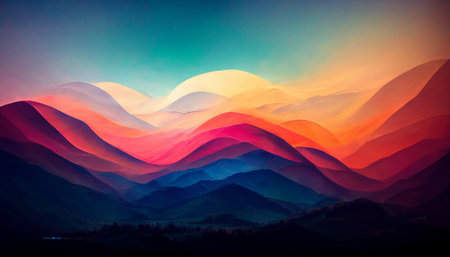
#> input picture Module01/ex05/landscape.jpg, 450 x 257 px
$ python pimp_image.py
#> lines starting #> are read from the running program, lines starting #| are printed output that depends on the picture
### Module01/ex05/load_image.py
from PIL import Image
from array import array
import numpy as np


def ft_load(path: str):
#> called with path = 'landscape.jpg'
    try:
        img = Image.open(path)
#> img is the input picture: PIL image 450x257 RGB; mean R, G, B 98.7, 79.1, 89.1
        img = np.array(img)
        return (img)
    except FileNotFoundError as msg_err:
        print(msg_err)
    except Image.UnidentifiedImageError as msg_err:
        print(msg_err)
    exit(1)


### Module01/ex05/pimp_image.py
from PIL import Image, ImageEnhance
import matplotlib.pyplot as plt
import matplotlib as mpl
from array import array
import numpy as np
from load_image import ft_load
from PIL import ImageFilter

def ft_blue(path: str):

    img = ft_load(path)
    img[:, :, 0:2] = 0
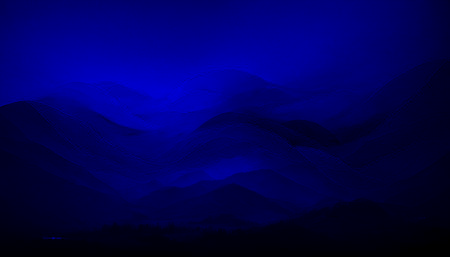
#> img: shape (257, 450, 3); mean R, G, B 0, 0, 89.1
    print(img)
#> (printed output is left out)
    plt.imshow(img)
    plt.show()

def ft_green(path: str):

#> called with path = 'landscape.jpg'
    img = ft_load(path)
    img[:, :, 0] = 0
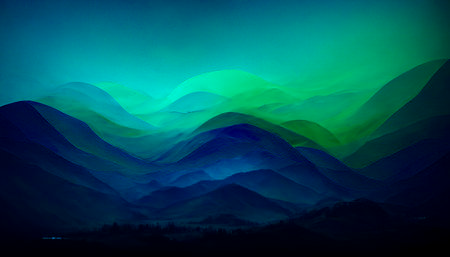
#> img: shape (257, 450, 3); mean R, G, B 0, 79.1, 89.1
    img[:, :, 2] = 0
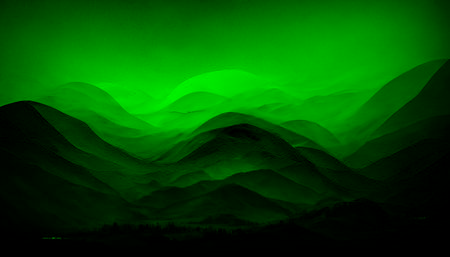
#> img: shape (257, 450, 3); mean R, G, B 0, 79.1, 0
    print(img)
#> (printed output is left out)
    plt.imshow(img)
    plt.show()

def ft_red(path: str):

#> called with path = 'landscape.jpg'
    img = ft_load(path)
    img[:, :, 1] = 0
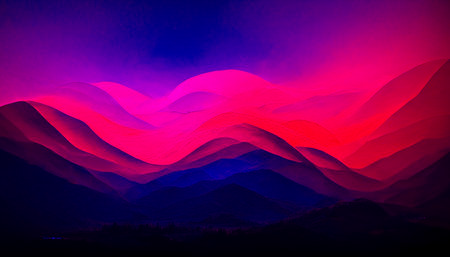
#> img: shape (257, 450, 3); mean R, G, B 98.7, 0, 89.1
    img[:, :, 2] = 0
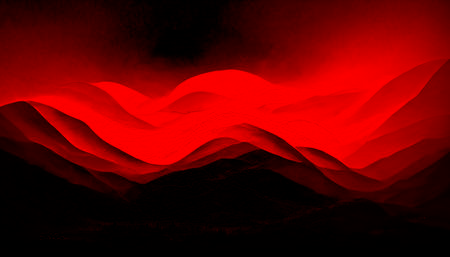
#> img: shape (257, 450, 3); mean R, G, B 98.7, 0, 0
    print(img)
#> (printed output is left out)
    plt.imshow(img)
    plt.show()

def ft_grey(path: str):

#> called with path = 'landscape.jpg'
    img = ft_load(path)
    img = img[:,:,1]
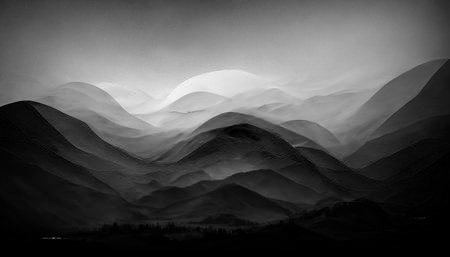
#> img: shape (257, 450); min 0, max 246, mean 79.1
    mpl.style.use("grayscale")
    plt.imshow(img)
    print(img)
#> (printed output is left out)
    plt.show()

def ft_invert(path: str):

#> called with path = 'landscape.jpg'
    img = ft_load(path)
    plt.imshow(img[::-1])
    print(img)
#> (printed output is left out)
    plt.show()
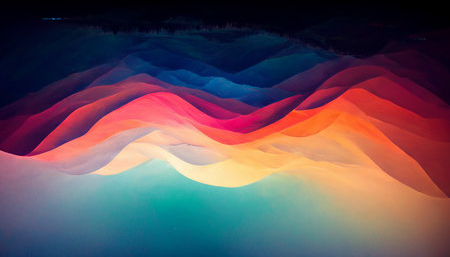
#> shown: shape (257, 450, 3); mean R, G, B 98.7, 79.1, 89.1

if __name__ == '__main__':

    ft_blue("landscape.jpg")
    ft_green("landscape.jpg")
    ft_red("landscape.jpg")
    ft_grey("landscape.jpg")
    ft_invert("landscape.jpg")
